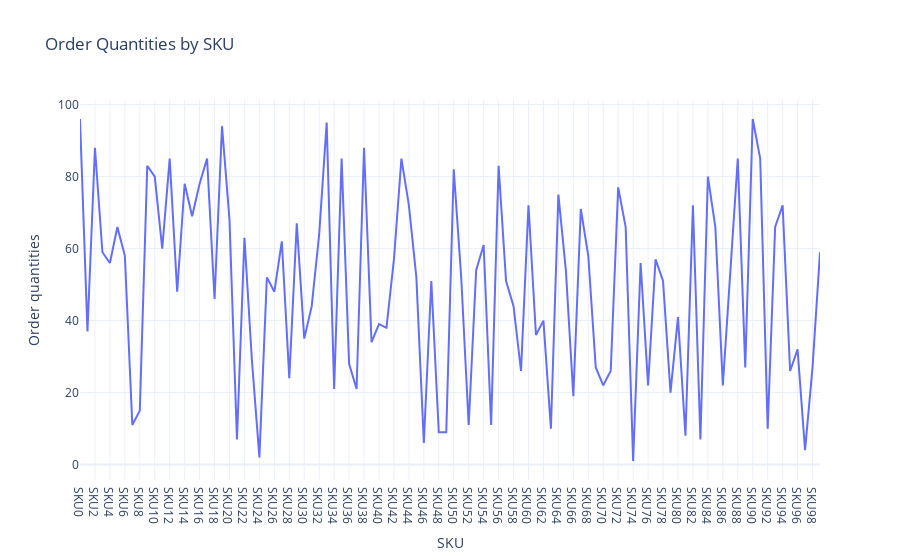

Notebook code cell kept with this figure:
### Code cell
order_quantity_chart = px.line(df, x = 'SKU',
                       y = 'Order quantities',
                       title = 'Order Quantities by SKU')
order_quantity_chart.show()

### Figure 1 — Plotly figure (JSON) as saved in the notebook; plotly's stock layout.template omitted (floating-point values rounded to 4 significant figures)
{"data": [{"hovertemplate": "SKU=%{x}<br>Order quantities=%{y}<extra></extra>", "legendgroup": "", "line": {"color": "#636efa", "dash": "solid"}, "marker": {"symbol": "circle"}, "mode": "lines", "name": "", "orientation": "v", "showlegend": false, "type": "scatter", "x": ["SKU0", "SKU1", "SKU2", "SKU3", "SKU4", "SKU5", "SKU6", "SKU7", "SKU8", "SKU9", "SKU10", "SKU11", "SKU12", "SKU13", "SKU14", "SKU15", "SKU16", "SKU17", "SKU18", "SKU19", "SKU20", "SKU21", "SKU22", "SKU23", "SKU24", "SKU25", "SKU26", "SKU27", "SKU28", "SKU29", "SKU30", "SKU31", "SKU32", "SKU33", "SKU34", "SKU35", "SKU36", "SKU37", "SKU38", "SKU39", "SKU40", "SKU41", "SKU42", "SKU43", "SKU44", "SKU45", "SKU46", "SKU47", "SKU48", "SKU49", "SKU50", "SKU51", "SKU52", "SKU53", "SKU54", "SKU55", "SKU56", "SKU57", "SKU58", "SKU59", "SKU60", "SKU61", "SKU62", "SKU63", "SKU64", "SKU65", "SKU66", "SKU67", "SKU68", "SKU69", "SKU70", "SKU71", "SKU72", "SKU73", "SKU74", "SKU75", "SKU76", "SKU77", "SKU78", "SKU79", "SKU80", "SKU81", "SKU82", "SKU83", "SKU84", "SKU85", "SKU86", "SKU87", "SKU88", "SKU89", "SKU90", "SKU91", "SKU92", "SKU93", "SKU94", "SKU95", "SKU96", "SKU97", "SKU98", "SKU99"], "xaxis": "x", "y": [96, 37, 88, 59, 56, 66, 58, 11, 15, 83, 80, 60, 85, 48, 78, 69, 78, 85, 46, 94, 68, 7, 63, 29, 2, 52, 48, 62, 24, 67, 35, 44, 64, 95, 21, 85, 28, 21, 88, 34, 39, 38, 57, 85, 72, 52, 6, 51, 9, 9, 82, 52, 11, 54, 61, 11, 83, 51, 44, 26, 72, 36, 40, 10, 75, 54, 19, 71, 58, 27, 22, 26, 77, 66, 1, 56, 22, 57, 51, 20, 41, 8, 72, 7, 80, 66, 22, 55, 85, 27, 96, 85, 10, 66, 72, 26, 32, 4, 27, 59], "yaxis": "y"}], "layout": {"legend": {"tracegroupgap": 0}, "title": {"text": "Order Quantities by SKU"}, "xaxis": {"anchor": "y", "domain": [0, 1], "title": {"text": "SKU"}}, "yaxis": {"anchor": "x", "domain": [0, 1], "title": {"text": "Order quantities"}}}}
